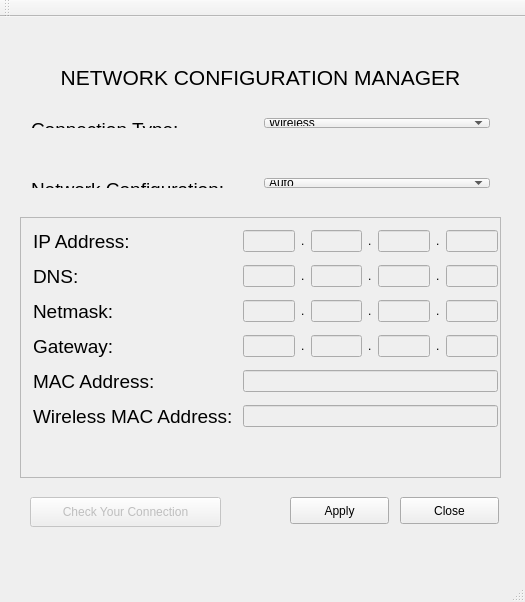
<?xml version="1.0" encoding="UTF-8"?>
<ui version="4.0">
 <class>MainWindow</class>
 <widget class="QMainWindow" name="MainWindow">
  <property name="geometry">
   <rect>
    <x>0</x>
    <y>0</y>
    <width>525</width>
    <height>602</height>
   </rect>
  </property>
  <property name="windowTitle">
   <string>MainWindow</string>
  </property>
  <property name="windowIcon">
   <iconset resource="rsc.qrc">
    <normaloff>:/Intranet.png</normaloff>:/Intranet.png</iconset>
  </property>
  <widget class="QWidget" name="centralWidget">
   <widget class="QFrame" name="advancedFrame">
    <property name="enabled">
     <bool>true</bool>
    </property>
    <property name="geometry">
     <rect>
      <x>20</x>
      <y>200</y>
      <width>481</width>
      <height>261</height>
     </rect>
    </property>
    <property name="focusPolicy">
     <enum>Qt::StrongFocus</enum>
    </property>
    <property name="frameShape">
     <enum>QFrame::StyledPanel</enum>
    </property>
    <property name="frameShadow">
     <enum>QFrame::Raised</enum>
    </property>
    <property name="lineWidth">
     <number>0</number>
    </property>
    <widget class="QWidget" name="formLayoutWidget">
     <property name="geometry">
      <rect>
       <x>10</x>
       <y>10</y>
       <width>471</width>
       <height>251</height>
      </rect>
     </property>
     <layout class="QFormLayout" name="formLayout">
      <property name="fieldGrowthPolicy">
       <enum>QFormLayout::AllNonFixedFieldsGrow</enum>
      </property>
      <property name="rowWrapPolicy">
       <enum>QFormLayout::DontWrapRows</enum>
      </property>
      <property name="horizontalSpacing">
       <number>10</number>
      </property>
      <property name="verticalSpacing">
       <number>12</number>
      </property>
      <property name="leftMargin">
       <number>3</number>
      </property>
      <property name="topMargin">
       <number>3</number>
      </property>
      <property name="rightMargin">
       <number>3</number>
      </property>
      <property name="bottomMargin">
       <number>3</number>
      </property>
      <item row="0" column="0">
       <widget class="QLabel" name="ipLabel">
        <property name="sizePolicy">
         <sizepolicy hsizetype="Maximum" vsizetype="Maximum">
          <horstretch>0</horstretch>
          <verstretch>0</verstretch>
         </sizepolicy>
        </property>
        <property name="text">
         <string>&lt;html&gt;&lt;head/&gt;&lt;body&gt;&lt;p&gt;&lt;span style=&quot; font-size:14pt;&quot;&gt;IP Address:&lt;/span&gt;&lt;/p&gt;&lt;/body&gt;&lt;/html&gt;</string>
        </property>
        <property name="textFormat">
         <enum>Qt::AutoText</enum>
        </property>
        <property name="wordWrap">
         <bool>false</bool>
        </property>
       </widget>
      </item>
      <item row="0" column="1">
       <layout class="QHBoxLayout" name="horizontalLayout_3">
        <item>
         <widget class="QLineEdit" name="ipAddressEdit">
          <property name="enabled">
           <bool>false</bool>
          </property>
          <property name="text">
           <string/>
          </property>
          <property name="cursorPosition">
           <number>0</number>
          </property>
          <property name="clearButtonEnabled">
           <bool>false</bool>
          </property>
         </widget>
        </item>
        <item>
         <widget class="QLabel" name="dot1">
          <property name="text">
           <string>.</string>
          </property>
         </widget>
        </item>
        <item>
         <widget class="QLineEdit" name="ipAddressEdit_2">
          <property name="enabled">
           <bool>false</bool>
          </property>
          <property name="cursorPosition">
           <number>0</number>
          </property>
          <property name="clearButtonEnabled">
           <bool>false</bool>
          </property>
         </widget>
        </item>
        <item>
         <widget class="QLabel" name="dot2">
          <property name="text">
           <string>.</string>
          </property>
         </widget>
        </item>
        <item>
         <widget class="QLineEdit" name="ipAddressEdit_3">
          <property name="enabled">
           <bool>false</bool>
          </property>
          <property name="cursorPosition">
           <number>0</number>
          </property>
          <property name="clearButtonEnabled">
           <bool>false</bool>
          </property>
         </widget>
        </item>
        <item>
         <widget class="QLabel" name="dot3">
          <property name="text">
           <string>.</string>
          </property>
         </widget>
        </item>
        <item>
         <widget class="QLineEdit" name="ipAddressEdit_4">
          <property name="enabled">
           <bool>false</bool>
          </property>
          <property name="cursorPosition">
           <number>0</number>
          </property>
          <property name="clearButtonEnabled">
           <bool>false</bool>
          </property>
         </widget>
        </item>
       </layout>
      </item>
      <item row="1" column="0">
       <widget class="QLabel" name="dnsLabel">
        <property name="text">
         <string>&lt;html&gt;&lt;head/&gt;&lt;body&gt;&lt;p&gt;&lt;span style=&quot; font-size:14pt;&quot;&gt;DNS:&lt;/span&gt;&lt;/p&gt;&lt;/body&gt;&lt;/html&gt;</string>
        </property>
       </widget>
      </item>
      <item row="1" column="1">
       <layout class="QHBoxLayout" name="horizontalLayout_4">
        <item>
         <widget class="QLineEdit" name="dnsEdit">
          <property name="enabled">
           <bool>false</bool>
          </property>
          <property name="cursorPosition">
           <number>0</number>
          </property>
          <property name="clearButtonEnabled">
           <bool>false</bool>
          </property>
         </widget>
        </item>
        <item>
         <widget class="QLabel" name="dot1_3">
          <property name="text">
           <string>.</string>
          </property>
         </widget>
        </item>
        <item>
         <widget class="QLineEdit" name="dnsEdit_2">
          <property name="enabled">
           <bool>false</bool>
          </property>
          <property name="cursorPosition">
           <number>0</number>
          </property>
          <property name="clearButtonEnabled">
           <bool>false</bool>
          </property>
         </widget>
        </item>
        <item>
         <widget class="QLabel" name="dot2_3">
          <property name="text">
           <string>.</string>
          </property>
         </widget>
        </item>
        <item>
         <widget class="QLineEdit" name="dnsEdit_3">
          <property name="enabled">
           <bool>false</bool>
          </property>
          <property name="cursorPosition">
           <number>0</number>
          </property>
          <property name="clearButtonEnabled">
           <bool>false</bool>
          </property>
         </widget>
        </item>
        <item>
         <widget class="QLabel" name="dot3_3">
          <property name="text">
           <string>.</string>
          </property>
         </widget>
        </item>
        <item>
         <widget class="QLineEdit" name="dnsEdit_4">
          <property name="enabled">
           <bool>false</bool>
          </property>
          <property name="cursorPosition">
           <number>0</number>
          </property>
          <property name="clearButtonEnabled">
           <bool>false</bool>
          </property>
         </widget>
        </item>
       </layout>
      </item>
      <item row="3" column="0">
       <widget class="QLabel" name="netmaskLabel">
        <property name="text">
         <string>&lt;html&gt;&lt;head/&gt;&lt;body&gt;&lt;p&gt;&lt;span style=&quot; font-size:14pt;&quot;&gt;Netmask:&lt;/span&gt;&lt;/p&gt;&lt;/body&gt;&lt;/html&gt;</string>
        </property>
       </widget>
      </item>
      <item row="3" column="1">
       <layout class="QHBoxLayout" name="horizontalLayout_5">
        <property name="rightMargin">
         <number>0</number>
        </property>
        <item>
         <widget class="QLineEdit" name="netmaskEdit">
          <property name="enabled">
           <bool>false</bool>
          </property>
          <property name="cursorPosition">
           <number>0</number>
          </property>
          <property name="clearButtonEnabled">
           <bool>false</bool>
          </property>
         </widget>
        </item>
        <item>
         <widget class="QLabel" name="dot1_4">
          <property name="text">
           <string>.</string>
          </property>
         </widget>
        </item>
        <item>
         <widget class="QLineEdit" name="netmaskEdit_2">
          <property name="enabled">
           <bool>false</bool>
          </property>
          <property name="cursorPosition">
           <number>0</number>
          </property>
          <property name="clearButtonEnabled">
           <bool>false</bool>
          </property>
         </widget>
        </item>
        <item>
         <widget class="QLabel" name="dot2_4">
          <property name="text">
           <string>.</string>
          </property>
         </widget>
        </item>
        <item>
         <widget class="QLineEdit" name="netmaskEdit_3">
          <property name="enabled">
           <bool>false</bool>
          </property>
          <property name="cursorPosition">
           <number>0</number>
          </property>
          <property name="clearButtonEnabled">
           <bool>false</bool>
          </property>
         </widget>
        </item>
        <item>
         <widget class="QLabel" name="dot3_4">
          <property name="text">
           <string>.</string>
          </property>
         </widget>
        </item>
        <item>
         <widget class="QLineEdit" name="netmaskEdit_4">
          <property name="enabled">
           <bool>false</bool>
          </property>
          <property name="cursorPosition">
           <number>0</number>
          </property>
          <property name="clearButtonEnabled">
           <bool>false</bool>
          </property>
         </widget>
        </item>
       </layout>
      </item>
      <item row="4" column="0">
       <widget class="QLabel" name="gatewayLabel">
        <property name="text">
         <string>&lt;html&gt;&lt;head/&gt;&lt;body&gt;&lt;p&gt;&lt;span style=&quot; font-size:14pt;&quot;&gt;Gateway:&lt;/span&gt;&lt;/p&gt;&lt;/body&gt;&lt;/html&gt;</string>
        </property>
       </widget>
      </item>
      <item row="4" column="1">
       <layout class="QHBoxLayout" name="horizontalLayout_6">
        <item>
         <widget class="QLineEdit" name="gatewayEdit">
          <property name="enabled">
           <bool>false</bool>
          </property>
          <property name="cursorPosition">
           <number>0</number>
          </property>
          <property name="clearButtonEnabled">
           <bool>false</bool>
          </property>
         </widget>
        </item>
        <item>
         <widget class="QLabel" name="dot1_2">
          <property name="text">
           <string>.</string>
          </property>
         </widget>
        </item>
        <item>
         <widget class="QLineEdit" name="gatewayEdit_2">
          <property name="enabled">
           <bool>false</bool>
          </property>
          <property name="cursorPosition">
           <number>0</number>
          </property>
          <property name="clearButtonEnabled">
           <bool>false</bool>
          </property>
         </widget>
        </item>
        <item>
         <widget class="QLabel" name="dot2_2">
          <property name="text">
           <string>.</string>
          </property>
         </widget>
        </item>
        <item>
         <widget class="QLineEdit" name="gatewayEdit_3">
          <property name="enabled">
           <bool>false</bool>
          </property>
          <property name="cursorPosition">
           <number>0</number>
          </property>
          <property name="clearButtonEnabled">
           <bool>false</bool>
          </property>
         </widget>
        </item>
        <item>
         <widget class="QLabel" name="dot3_2">
          <property name="text">
           <string>.</string>
          </property>
         </widget>
        </item>
        <item>
         <widget class="QLineEdit" name="gatewayEdit_4">
          <property name="enabled">
           <bool>false</bool>
          </property>
          <property name="cursorPosition">
           <number>0</number>
          </property>
          <property name="clearButtonEnabled">
           <bool>false</bool>
          </property>
         </widget>
        </item>
       </layout>
      </item>
      <item row="5" column="0">
       <widget class="QLabel" name="macAddressLabel">
        <property name="text">
         <string>&lt;html&gt;&lt;head/&gt;&lt;body&gt;&lt;p&gt;&lt;span style=&quot; font-size:14pt;&quot;&gt;MAC Address:&lt;/span&gt;&lt;/p&gt;&lt;/body&gt;&lt;/html&gt;</string>
        </property>
       </widget>
      </item>
      <item row="6" column="0">
       <widget class="QLabel" name="wiMacAddressLabel">
        <property name="text">
         <string>&lt;html&gt;&lt;head/&gt;&lt;body&gt;&lt;p&gt;&lt;span style=&quot; font-size:14pt;&quot;&gt;Wireless MAC Address:&lt;/span&gt;&lt;/p&gt;&lt;/body&gt;&lt;/html&gt;</string>
        </property>
       </widget>
      </item>
      <item row="6" column="1">
       <widget class="QLineEdit" name="wiMacAddressEdit">
        <property name="enabled">
         <bool>false</bool>
        </property>
        <property name="sizePolicy">
         <sizepolicy hsizetype="Expanding" vsizetype="Fixed">
          <horstretch>0</horstretch>
          <verstretch>0</verstretch>
         </sizepolicy>
        </property>
       </widget>
      </item>
      <item row="5" column="1">
       <widget class="QLineEdit" name="macAddressEdit">
        <property name="enabled">
         <bool>false</bool>
        </property>
       </widget>
      </item>
     </layout>
    </widget>
   </widget>
   <widget class="QPushButton" name="applyButton">
    <property name="geometry">
     <rect>
      <x>290</x>
      <y>480</y>
      <width>99</width>
      <height>27</height>
     </rect>
    </property>
    <property name="focusPolicy">
     <enum>Qt::StrongFocus</enum>
    </property>
    <property name="text">
     <string>Apply</string>
    </property>
   </widget>
   <widget class="QPushButton" name="cancelButton">
    <property name="geometry">
     <rect>
      <x>400</x>
      <y>480</y>
      <width>99</width>
      <height>27</height>
     </rect>
    </property>
    <property name="text">
     <string>Close</string>
    </property>
   </widget>
   <widget class="QWidget" name="layoutWidget">
    <property name="geometry">
     <rect>
      <x>20</x>
      <y>90</y>
      <width>481</width>
      <height>32</height>
     </rect>
    </property>
    <layout class="QHBoxLayout" name="horizontalLayout">
     <item>
      <widget class="QLabel" name="connTypeLabel">
       <property name="text">
        <string>&lt;html&gt;&lt;head/&gt;&lt;body&gt;&lt;p&gt;&lt;span style=&quot; font-size:14pt;&quot;&gt;Connection Type:&lt;/span&gt;&lt;/p&gt;&lt;/body&gt;&lt;/html&gt;</string>
       </property>
      </widget>
     </item>
     <item>
      <widget class="QComboBox" name="connTypeComboBox">
       <property name="currentText">
        <string>Wireless</string>
       </property>
       <item>
        <property name="text">
         <string>Wireless</string>
        </property>
       </item>
       <item>
        <property name="text">
         <string>Wired</string>
        </property>
       </item>
      </widget>
     </item>
    </layout>
   </widget>
   <widget class="QWidget" name="layoutWidget">
    <property name="geometry">
     <rect>
      <x>20</x>
      <y>150</y>
      <width>481</width>
      <height>32</height>
     </rect>
    </property>
    <layout class="QHBoxLayout" name="horizontalLayout_2">
     <item>
      <widget class="QLabel" name="netwConfLabel">
       <property name="text">
        <string>&lt;html&gt;&lt;head/&gt;&lt;body&gt;&lt;p&gt;&lt;span style=&quot; font-size:14pt;&quot;&gt;Network Configuration:&lt;/span&gt;&lt;/p&gt;&lt;/body&gt;&lt;/html&gt;</string>
       </property>
      </widget>
     </item>
     <item>
      <widget class="QComboBox" name="NetwConfComboBox">
       <item>
        <property name="text">
         <string>Auto</string>
        </property>
       </item>
       <item>
        <property name="text">
         <string>Manual</string>
        </property>
       </item>
      </widget>
     </item>
    </layout>
   </widget>
   <widget class="QLabel" name="label">
    <property name="geometry">
     <rect>
      <x>20</x>
      <y>40</y>
      <width>481</width>
      <height>41</height>
     </rect>
    </property>
    <property name="text">
     <string>&lt;html&gt;&lt;head/&gt;&lt;body&gt;&lt;p align=&quot;center&quot;&gt;&lt;span style=&quot; font-size:16pt; color:#000000;&quot;&gt;NETWORK CONFIGURATION MANAGER&lt;/span&gt;&lt;/p&gt;&lt;/body&gt;&lt;/html&gt;</string>
    </property>
   </widget>
   <widget class="QLabel" name="label_2">
    <property name="geometry">
     <rect>
      <x>250</x>
      <y>0</y>
      <width>31</width>
      <height>41</height>
     </rect>
    </property>
    <property name="text">
     <string>&lt;html&gt;&lt;head/&gt;&lt;body&gt;&lt;p&gt;&lt;img src=&quot;:/the_network_icon.png&quot;/&gt;&lt;/p&gt;&lt;/body&gt;&lt;/html&gt;</string>
    </property>
   </widget>
   <widget class="QPushButton" name="checkConnectionButton">
    <property name="enabled">
     <bool>false</bool>
    </property>
    <property name="geometry">
     <rect>
      <x>30</x>
      <y>480</y>
      <width>191</width>
      <height>30</height>
     </rect>
    </property>
    <property name="text">
     <string>Check Your Connection</string>
    </property>
   </widget>
   <zorder>cancelButton</zorder>
   <zorder>layoutWidget</zorder>
   <zorder>layoutWidget</zorder>
   <zorder>advancedFrame</zorder>
   <zorder>applyButton</zorder>
   <zorder>label</zorder>
   <zorder>label_2</zorder>
   <zorder>checkConnectionButton</zorder>
  </widget>
  <widget class="QToolBar" name="mainToolBar">
   <attribute name="toolBarArea">
    <enum>TopToolBarArea</enum>
   </attribute>
   <attribute name="toolBarBreak">
    <bool>false</bool>
   </attribute>
  </widget>
  <widget class="QStatusBar" name="statusBar"/>
  <widget class="QMenuBar" name="menuBar">
   <property name="geometry">
    <rect>
     <x>0</x>
     <y>0</y>
     <width>525</width>
     <height>28</height>
    </rect>
   </property>
  </widget>
 </widget>
 <layoutdefault spacing="6" margin="11"/>
 <tabstops>
  <tabstop>connTypeComboBox</tabstop>
  <tabstop>NetwConfComboBox</tabstop>
  <tabstop>applyButton</tabstop>
  <tabstop>cancelButton</tabstop>
  <tabstop>advancedFrame</tabstop>
 </tabstops>
 <resources>
  <include location="rsc.qrc"/>
 </resources>
 <connections/>
</ui>
